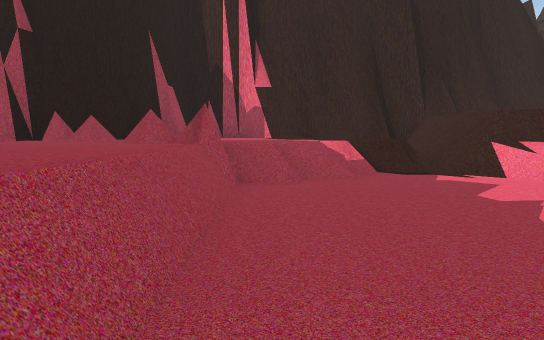
View 1 (above)

24 first-person views from a walk through a scene from a Unity 3-D project. The camera is 1.5 m above the floor, tilts 6° down and sees 75° across. The floor is counted in squares, 2 m on a side. Each view is taken from the middle of a square. On the plan, view 1 faces up. The plan holds only what a view shows up to about 11 squares ahead; the rest is blank. The place goes on beyond the plan.

View 2
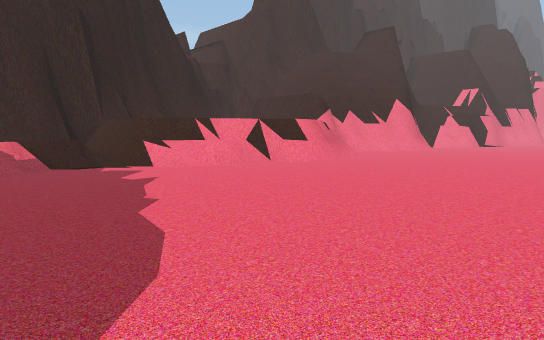

View 3
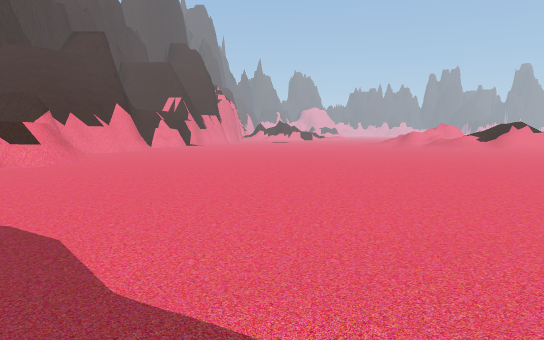

View 4
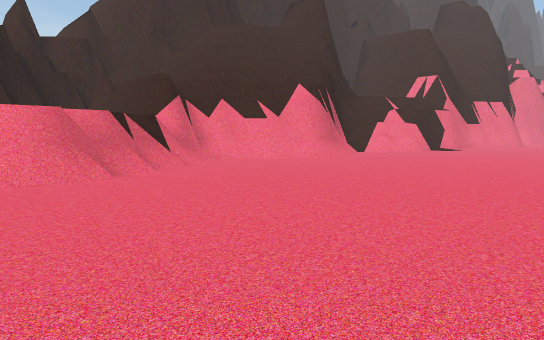

View 5
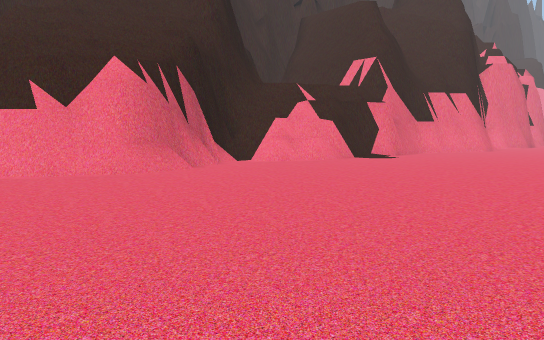

View 6
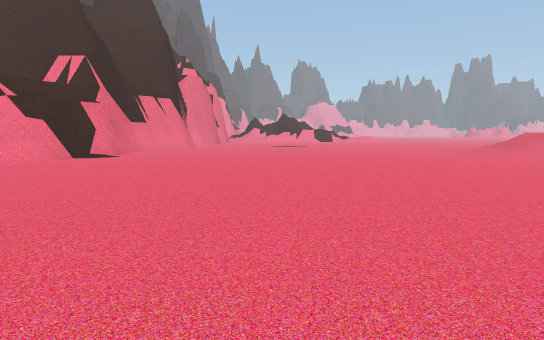

View 7
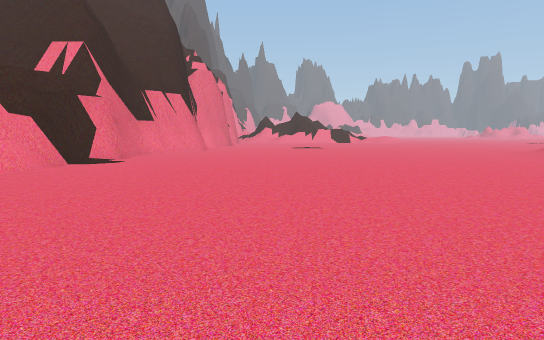

View 8
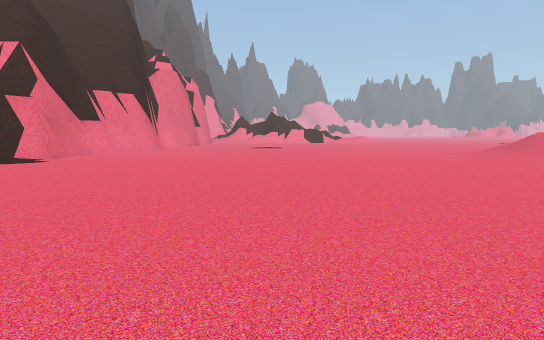

View 9
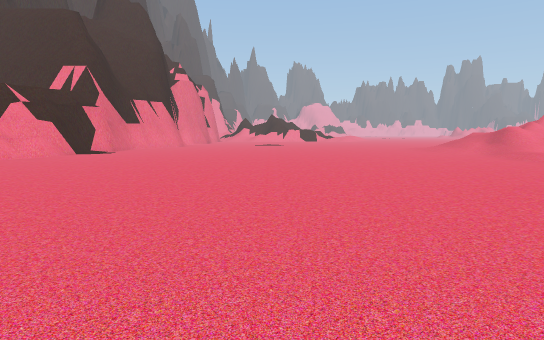

View 10
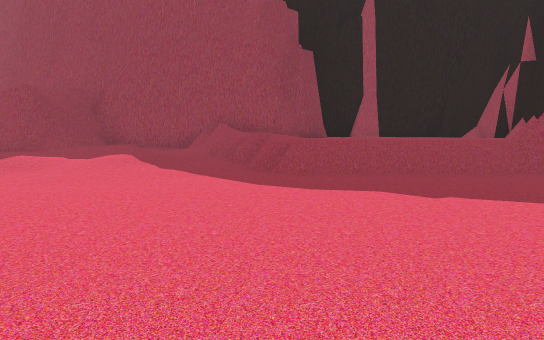

View 11
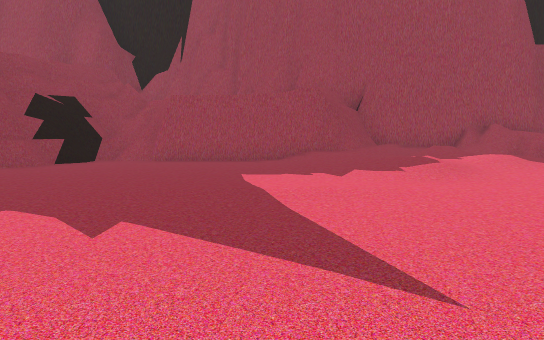

View 12
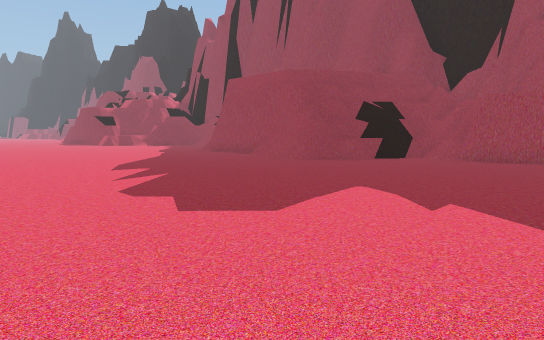

View 13
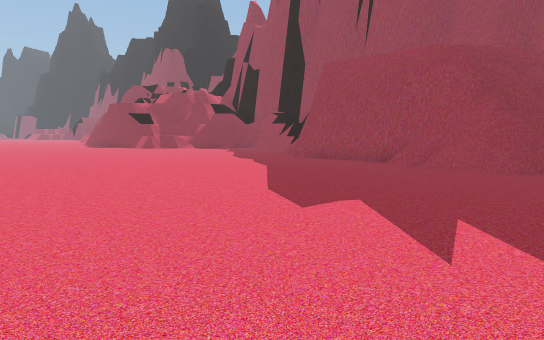

View 14
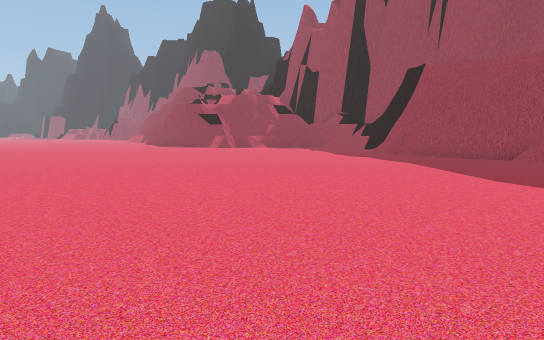

View 15
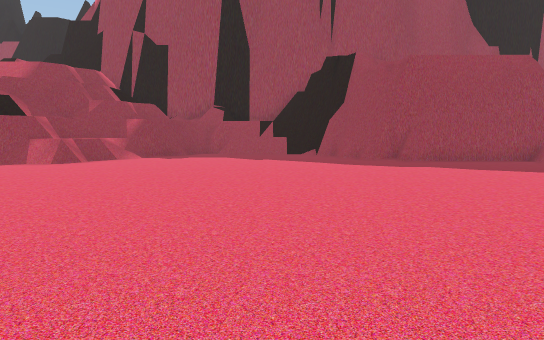

View 16
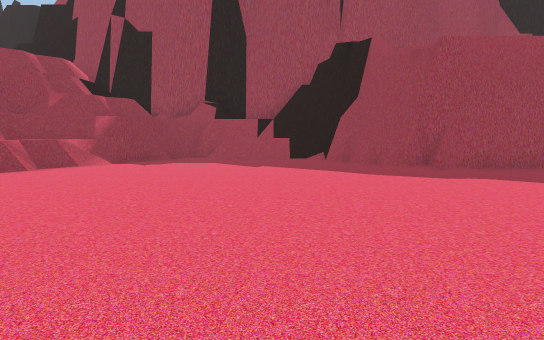

View 17
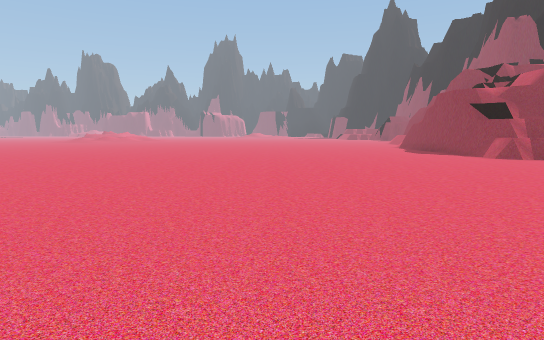

View 18
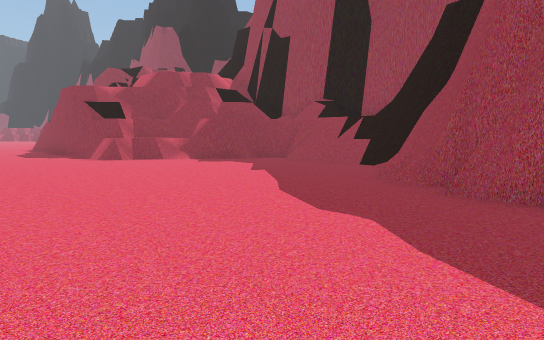

View 19
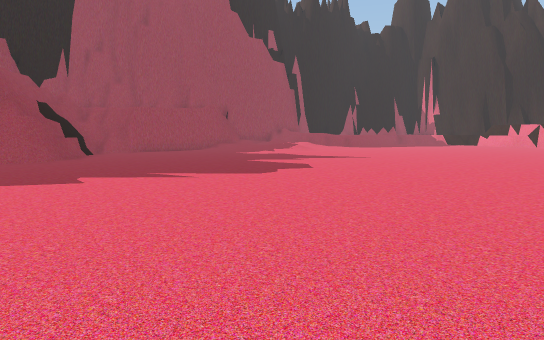

View 20
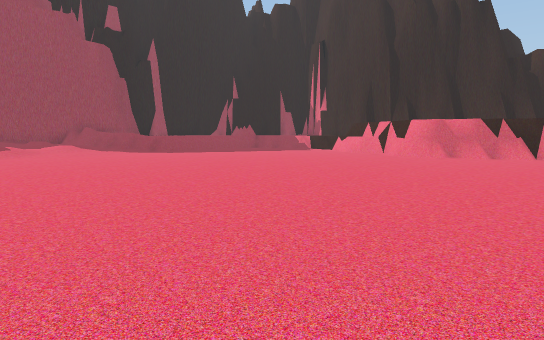

View 21
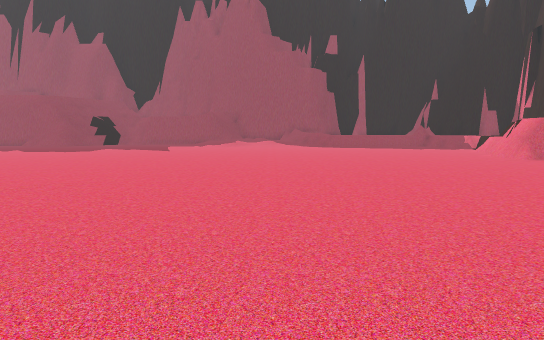

View 22
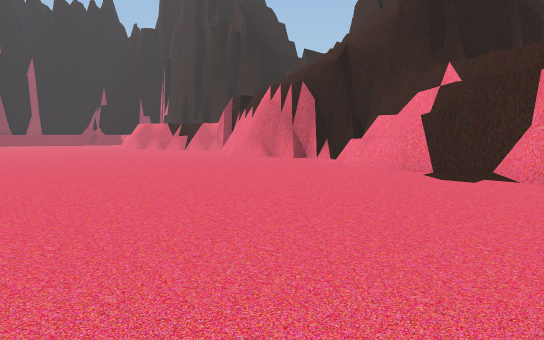

View 23
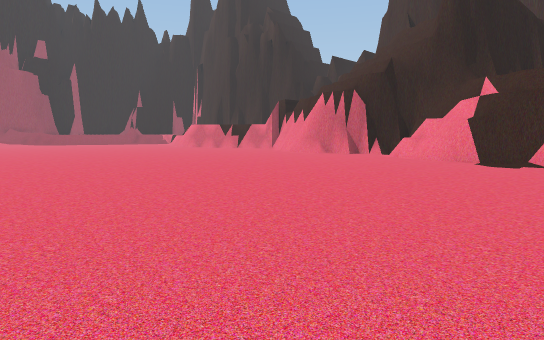

View 24
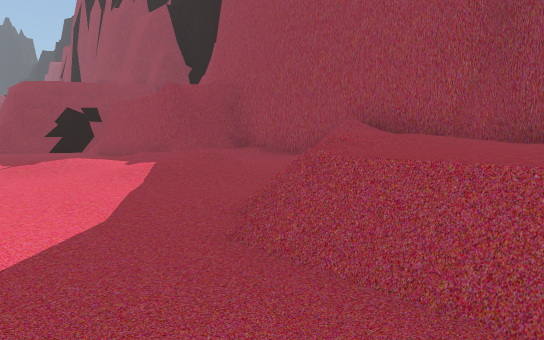

### Floor plan
Key: @ floor where view 1 was taken; # wall or solid block; . main floor; : floor 1.25 m higher than the main floor; + floor 1.5 m higher than the main floor; / step, stairs or slope; = window, fence, low wall or low ledge; ^ raised ledge.
Columns run from 5 left of view 1 to 25 right of it. Each row starts with its distance up from view 1.
  7 ##    ===##      ##
  6  : ===/..^##   ######  ###
  5  : ##......######...####.###
  4  ::::........##...........=####
  3  : ::..........................
  2  : ::..........................
  1 #:::=..........................
  0 #+##=@.........................
 -1 #===/..........................
 -2 #////..........................
 -3 #////..........................
 -4 #////..........................
 -5 #/////.........................
 -6 ##////.........................
 -7  #///..........................
 -8  #.................  ..........
 -9  #................    .........
-10  #..............        ///.///
-11  #.............              //
-12 ##.............
-13 ###.............
-14   ##............
-15    ##...........
-16    ##...........
-17    ##...........
-18    #............
-19    #............
-20    #...........
-21   ##...........
-22 ###............
-23 #..............
-24 #...............
-25 #................
-26 #.................
-27 ##................
-28  ##................
-29  ####...............
-30   ###...............

Where each view was taken, in squares from view 1:
view 1: 0 up, 0 right, facing up
view 2: 2 down, 0 right, facing up-right
view 3: 2 down, 2 left, facing right
view 4: 2 down, 7 right, facing up-right
view 5: 2 down, 13 right, facing up-right
view 6: 2 down, 12 right, facing right
view 7: 1 down, 14 right, facing right
view 8: 3 down, 14 right, facing right
view 9: 3 down, 10 right, facing right
view 10: 0 up, 6 right, facing left
view 11: 8 down, 6 right, facing left
view 12: 8 down, 7 right, facing down-left
view 13: 13 down, 7 right, facing down-left
view 14: 15 down, 10 right, facing down-left
view 15: 24 down, 8 right, facing left
view 16: 24 down, 6 right, facing left
view 17: 19 down, 6 right, facing down
view 18: 19 down, 3 right, facing down-left
view 19: 17 down, 10 right, facing up-left
view 20: 7 down, 13 right, facing up-left
view 21: 3 down, 19 right, facing left
view 22: 3 down, 25 right, facing up-left
view 23: 6 down, 25 right, facing up-left
view 24: 2 up, 1 right, facing down-left
